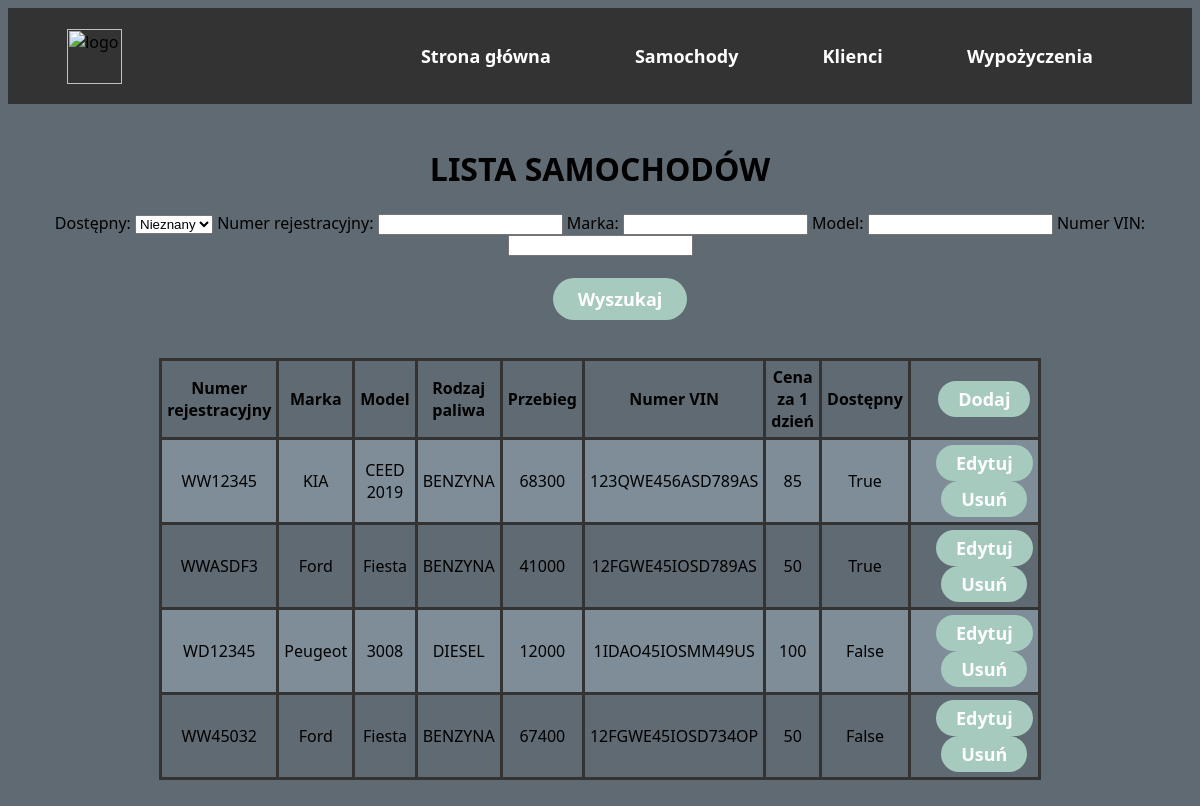
/cars/, run on an earlier commit of the app's database.
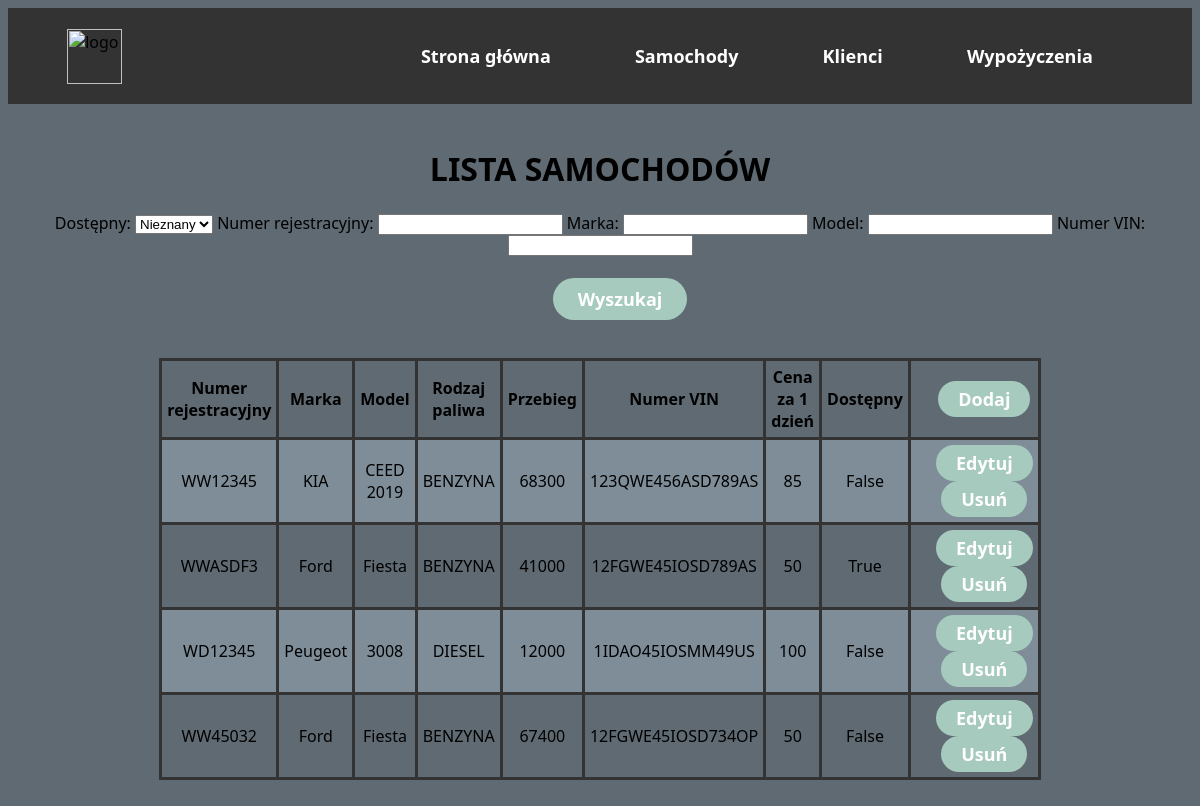
And on a later commit of the database.
### main/models.py (models this page shows, shortened)
class Car(models.Model):
    plates = models.CharField('Numer rejestracyjny', max_length=8)
    manufacturer = models.CharField('Marka', max_length=30)
    model = models.CharField('Model', max_length=30)
    fuel = models.CharField('Rodzaj paliwa', max_length=10)
    mileage = models.IntegerField('Przebieg')
    vin = models.CharField('Numer VIN', max_length=17)
    price = models.IntegerField('Cena za 1 dzień')
    is_available = models.BooleanField('Dostępny', default=True)

### main/views.py (the view)
# urls.py: path("cars/", views.cars, name="cars"),
def cars(response):
    cars = Car.objects.all()
    myFilter = CarFilter(response.GET, queryset=cars)
    cars = myFilter.qs
    return render(response, "main/cars.html", {"cars": cars, "myFilter": myFilter})

### main/templates/main/cars.html (shortened to what this page needs)
{% extends 'main/base.html' %}
{% block content %}
    <h1 style="text-align:center">LISTA SAMOCHODÓW</h1>
    <form method="get" align="center">
        {{myFilter.form}}
        <br><br>
        <button type="submit">Wyszukaj</button>
    </form>
    <br>
    <table align="center">
        <tr>
            <th>Numer rejestracyjny</th>
            <th>Marka</th>
            <th>Model</th>
            <th>Rodzaj paliwa</th>
            <th>Przebieg</th>
            <th>Numer VIN</th>
            <th>Cena za 1 dzień</th>
            <th>Dostępny</th>
            <th><a href="add"><button class="button button1">Dodaj</button></a></th>
        </tr>
        {% for item in cars %}
        <tr>
            <td>{{item.plates}}</td>
            <td>{{item.manufacturer}}</td>
            <td>{{item.model}}</td>
            <td>{{item.fuel}}</td>
            <td>{{item.mileage}}</td>
            <td>{{item.vin}}</td>
            <td>{{item.price}}</td>
            <td>{{item.is_available}}</td>
            <td><a href="{% url 'update_car' item.id %}"><button class="button button1"> Edytuj </button></a>   <a href="{% url 'delete_car' item.id %}"><button class="button button1"> Usuń </button></a></td>
        </tr>
        {% endfor %}
    </table>
{% endblock %}

What changed in the data, as far as the page shows it:
changed Car "WW12345": is_available "True" → "False"
